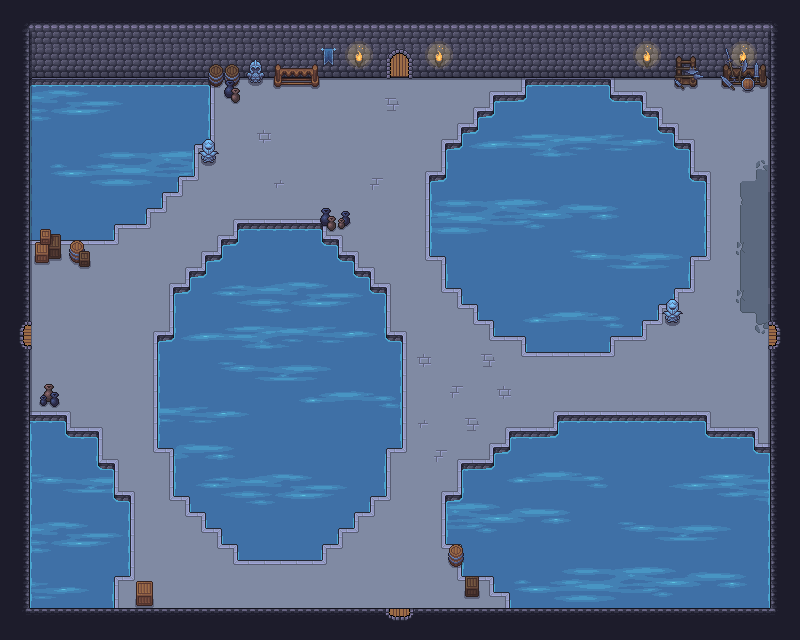

The image is a tile-based game level rendered from a .tmx file. Its description and source (layers, tilesets, objects; grid data summarised) follow:
An orthogonal 50x40 tile map with 16x16 px tiles, 10 tile layers (Agua Retoques, Animacion Agua Bordes, Suelo, Retoques Suelo, ...), 15 tilesets and 30 objects.

<map version="1.10" tiledversion="1.11.2" orientation="orthogonal" renderorder="right-down" width="50" height="40" tilewidth="16" tileheight="16" infinite="0" nextlayerid="16" nextobjectid="39">
 <tileset firstgid="1" source="../tilesets/Paredes2.tsx" />
 <tileset firstgid="494" source="../tilesets/puertas.tsx" />
 <tileset firstgid="498" source="../tilesets/Coasts water 2 pro max.tsx" />
 <tileset firstgid="1426" source="../tilesets/Fuegos.tsx" />
 <tileset firstgid="1624" source="../tilesets/supplies_objects.tsx" />
 <tileset firstgid="2179" source="../tilesets/Suelo.tsx" />
 <tileset firstgid="2299" source="../tilesets/Objetos.tsx" />
 <tileset firstgid="2515" source="../tilesets/Other_objects.tsx" />
 <tileset firstgid="2699" source="../tilesets/player.tsx" />
 <tileset firstgid="2700" source="../tilesets/corazon.tsx" />
 <tileset firstgid="2701" source="../tilesets/amongus.tsx" />
 <tileset firstgid="2702" source="../tilesets/goomba.tsx" />
 <tileset firstgid="2703" source="../tilesets/skeleton.tsx" />
 <tileset firstgid="2705" source="../tilesets/water animation.tsx" />
 <tileset firstgid="5591" source="../tilesets/azeris.tsx" />
 <group id="4" name="Room">
  <layer id="5" name="Agua Retoques" width="50" height="40">
   <data>[2000 cells, 133 non-empty, 2 distinct tile ids]</data>
  </layer>
  <layer id="14" name="Animacion Agua Bordes" width="50" height="40">
   <data>[2000 cells, 19 non-empty, 19 distinct tile ids]</data>
  </layer>
  <layer id="1" name="Suelo" width="50" height="40">
   <data>[2000 cells, 2000 non-empty, 20 distinct tile ids]</data>
  </layer>
  <layer id="9" name="Retoques Suelo" width="50" height="40">
   <data>[2000 cells, 30 non-empty, 13 distinct tile ids]</data>
  </layer>
  <layer id="7" name="Agua Retoques 2" width="50" height="40">
   <data>[2000 cells, 9 non-empty, 9 distinct tile ids]</data>
  </layer>
  <layer id="2" name="Paredes" width="50" height="40">
   <data>[2000 cells, 1352 non-empty, 55 distinct tile ids]</data>
  </layer>
  <layer id="13" name="Animacion Agua" width="50" height="40">
   <data>[2000 cells, 428 non-empty, 152 distinct tile ids]</data>
  </layer>
  <layer id="6" name="Agua Paredes" width="50" height="40">
   <data>[2000 cells, 87 non-empty, 17 distinct tile ids]</data>
  </layer>
  <layer id="8" name="Paredes Decoracion" width="50" height="40">
   <data>[2000 cells, 63 non-empty, 44 distinct tile ids]</data>
  </layer>
  <layer id="3" name="Puertas" width="50" height="40">
   <data>[2000 cells, 4 non-empty, 4 distinct tile ids]</data>
  </layer>
  <objectgroup id="15" name="Utils">
   <object id="31" gid="2700" x="256.617" y="130.987" width="18" height="18" />
   <object id="32" gid="2700" x="51.9936" y="306.098" width="18" height="18" />
   <object id="33" gid="2700" x="172.013" y="589.423" width="18" height="18" />
   <object id="34" gid="2700" x="420.907" y="472.355" width="18" height="18" />
   <object id="35" gid="2700" x="746.534" y="119.182" width="18" height="18" />
   <object id="36" gid="2700" x="676.686" y="120.166" width="18" height="18" />
   <object id="37" gid="2700" x="598.969" y="384.799" width="18" height="18" />
   <object id="38" gid="5591" x="713.069" y="125.117" width="21" height="21" />
  </objectgroup>
  <objectgroup id="12" name="Entities">
   <object id="9" gid="2701" x="443.667" y="404.333" width="30" height="30" />
   <object id="10" gid="2701" x="717" y="159" width="30" height="30" />
   <object id="11" gid="2702" x="694.667" y="398.667" width="16" height="16" />
   <object id="12" gid="2702" x="725.333" y="277.333" width="16" height="16" />
   <object id="13" gid="2702" x="562.667" y="388" width="16" height="16" />
   <object id="14" gid="2702" x="398.667" y="520" width="16" height="16" />
   <object id="15" gid="2702" x="237.333" y="600" width="16" height="16" />
   <object id="16" gid="2702" x="88" y="405.333" width="16" height="16" />
   <object id="17" gid="2702" x="174.667" y="242.667" width="16" height="16" />
   <object id="18" gid="2702" x="416" y="310.667" width="16" height="16" />
   <object id="19" gid="2702" x="369.333" y="197.333" width="16" height="16" />
   <object id="20" gid="2702" x="245.333" y="178.667" width="16" height="16" />
   <object id="21" gid="2702" x="154.667" y="533.333" width="16" height="16" />
   <object id="22" gid="2704" x="729.333" y="234.667" width="32" height="32" />
   <object id="23" gid="2704" x="297.333" y="178.667" width="32" height="32" />
   <object id="24" gid="2704" x="132" y="278.667" width="32" height="32" />
   <object id="25" gid="2704" x="480" y="413.333" width="32" height="32" />
   <object id="30" gid="5591" x="413.392" y="306.906" width="21" height="21" />
  </objectgroup>
  <objectgroup id="10" name="Player">
   <object id="1" gid="2699" x="702.667" y="384" width="64" height="64" />
   <object id="2" gid="2699" x="362.667" y="144" width="64" height="64" />
   <object id="3" gid="2699" x="364" y="602.667" width="64" height="64" />
   <object id="4" gid="2699" x="37.3333" y="364" width="64" height="64" />
  </objectgroup>
 </group>
</map>
